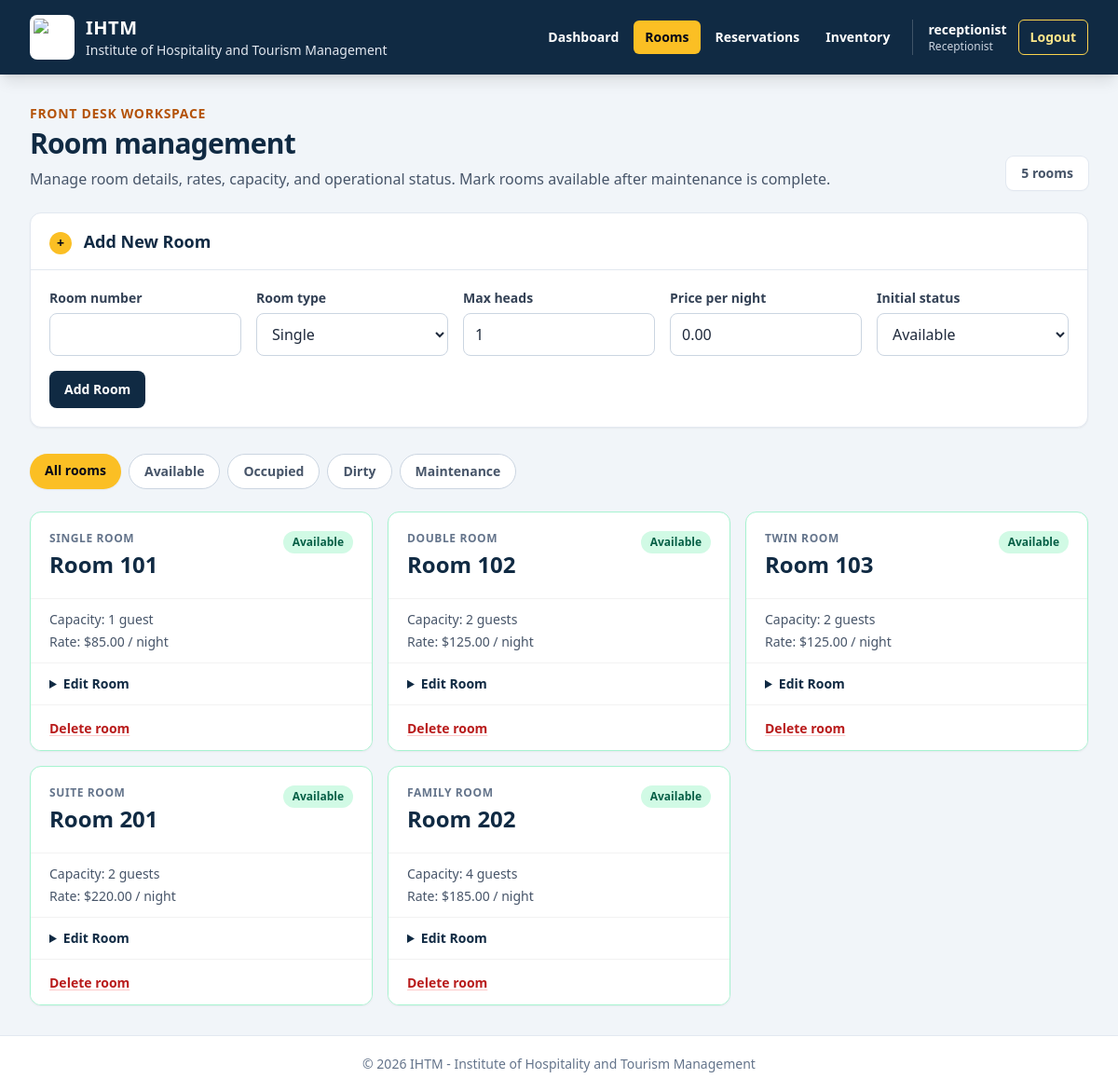
/rooms.php (signed in), run on the app's committed database.
### tables this page shows
CREATE TABLE IF NOT EXISTS rooms (
    id INT UNSIGNED NOT NULL AUTO_INCREMENT,
    room_number VARCHAR(20) NOT NULL,
    room_type ENUM('single', 'double', 'twin', 'deluxe', 'suite', 'family') NOT NULL,
    capacity INT UNSIGNED NOT NULL DEFAULT 1,
    nightly_rate DECIMAL(10, 2) NOT NULL DEFAULT 0.00,
    status ENUM('available', 'occupied', 'dirty', 'maintenance') NOT NULL DEFAULT 'available',
    created_at TIMESTAMP NOT NULL DEFAULT CURRENT_TIMESTAMP,
    PRIMARY KEY (id),
    UNIQUE KEY uq_rooms_room_number (room_number)
);

### rooms.php (the view, shortened to what this page needs)
<?php
require_once __DIR__ . '/includes/db.php';
$allowedFilters = array('all', 'available', 'occupied', 'dirty', 'maintenance');
$filter = isset($_GET['status']) && in_array($_GET['status'], $allowedFilters, true)
    ? $_GET['status']
    : 'all';
$roomTypes = array(
    'single' => 'Single',
    'double' => 'Double',
    'twin' => 'Twin',
    'deluxe' => 'Deluxe',
    'suite' => 'Suite',
    'family' => 'Family',
);
$roomStatuses = array(
    'available' => 'Available',
    'occupied' => 'Occupied',
    'dirty' => 'Dirty',
    'maintenance' => 'Maintenance',
);
$roomStatusClasses = array(
    'available' => 'border-emerald-200 bg-emerald-50',
    'occupied' => 'border-blue-200 bg-blue-50',
    'dirty' => 'border-amber-200 bg-amber-50',
    'maintenance' => 'border-slate-300 bg-slate-100',
);
$roomBadgeClasses = array(
    'available' => 'bg-emerald-100 text-emerald-800',
    'occupied' => 'bg-ihtm-navy text-white',
    'dirty' => 'bg-amber-100 text-amber-800',
    'maintenance' => 'bg-slate-200 text-slate-700',
);
try {
    if ($filter === 'all') {
        $statement = $pdo->query('SELECT id, room_number, room_type, capacity, nightly_rate, status FROM rooms ORDER BY room_number');
    } else {
        $statement = $pdo->prepare('SELECT id, room_number, room_type, capacity, nightly_rate, status FROM rooms WHERE status = :status ORDER BY room_number');
        $statement->execute(array('status' => $filter));
    }
    $rooms = $statement->fetchAll();
} catch (PDOException $exception) {
    error_log('IHTM room listing failed: ' . $exception->getMessage());
    http_response_code(500);
    exit('The room list could not load. Please check the database configuration and try again.');
}
require __DIR__ . '/includes/header.php';
?>
<section class="mb-6 flex flex-col gap-3 sm:flex-row sm:items-end sm:justify-between">
    <div>
        <p class="text-sm font-semibold uppercase tracking-wider text-amber-700">Front desk workspace</p>
        <h1 class="mt-1 text-3xl font-bold tracking-tight text-ihtm-navy">Room management</h1>
        <p class="mt-2 text-slate-600">Manage room details, rates, capacity, and operational status. Mark rooms available after maintenance is complete.</p>
    </div>
    <p class="rounded-lg bg-white px-4 py-2 text-sm font-semibold text-slate-600 shadow-sm ring-1 ring-slate-200"><?php echo count($rooms); ?> room<?php echo count($rooms) === 1 ? '' : 's'; ?></p>
</section>
<details class="mb-7 rounded-xl border border-slate-200 bg-white shadow-sm" open>
    <summary class="cursor-pointer list-none px-5 py-4 text-lg font-bold text-ihtm-navy marker:hidden">
        <span class="mr-2 inline-flex h-6 w-6 items-center justify-center rounded-full bg-amber-400 text-sm text-slate-950">+</span>
        Add New Room
    </summary>
    <form action="room_actions.php" method="post" class="border-t border-slate-200 px-5 py-5">
        <div class="grid gap-4 sm:grid-cols-2 lg:grid-cols-5">
            <div>
                <label for="new-room-number" class="mb-1.5 block text-sm font-semibold text-slate-700">Room number</label>
                <input id="new-room-number" name="room_number" type="text" required maxlength="20" class="w-full rounded-lg border border-slate-300 px-3 py-2.5 outline-none focus:border-amber-400 focus:ring-2 focus:ring-amber-100">
            </div>
            <div>
                <label for="new-room-type" class="mb-1.5 block text-sm font-semibold text-slate-700">Room type</label>
                <select id="new-room-type" name="room_type" required class="w-full rounded-lg border border-slate-300 bg-white px-3 py-2.5 outline-none focus:border-amber-400 focus:ring-2 focus:ring-amber-100">
                    <?php foreach ($roomTypes as $value => $label): ?><option value="<?php echo $value; ?>"><?php echo htmlspecialchars($label, ENT_QUOTES, 'UTF-8'); ?></option><?php endforeach; ?>
                </select>
            </div>
            <div>
                <label for="new-room-capacity" class="mb-1.5 block text-sm font-semibold text-slate-700">Max heads</label>
                <input id="new-room-capacity" name="capacity" type="number" required min="1" max="2147483647" value="1" class="w-full rounded-lg border border-slate-300 px-3 py-2.5 outline-none focus:border-amber-400 focus:ring-2 focus:ring-amber-100">
            </div>
            <div>
                <label for="new-room-rate" class="mb-1.5 block text-sm font-semibold text-slate-700">Price per night</label>
                <input id="new-room-rate" name="nightly_rate" type="number" required min="0" max="99999999.99" step="0.01" value="0.00" class="w-full rounded-lg border border-slate-300 px-3 py-2.5 outline-none focus:border-amber-400 focus:ring-2 focus:ring-amber-100">
            </div>
            <div>
                <label for="new-room-status" class="mb-1.5 block text-sm font-semibold text-slate-700">Initial status</label>
                <select id="new-room-status" name="status" required class="w-full rounded-lg border border-slate-300 bg-white px-3 py-2.5 outline-none focus:border-amber-400 focus:ring-2 focus:ring-amber-100">
                    <?php foreach ($roomStatuses as $value => $label): ?><option value="<?php echo $value; ?>"><?php echo htmlspecialchars($label, ENT_QUOTES, 'UTF-8'); ?></option><?php endforeach; ?>
                </select>
            </div>
        </div>
        <button type="submit" class="mt-4 rounded-lg bg-ihtm-navy px-4 py-2.5 text-sm font-semibold text-white transition hover:bg-ihtm-blue">Add Room</button>
    </form>
</details>
<section class="mb-6 flex flex-wrap gap-2" aria-label="Filter rooms by status">
    <?php foreach ($allowedFilters as $statusFilter): ?>
        <?php $filterLabel = $statusFilter === 'all' ? 'All rooms' : ucfirst($statusFilter); ?>
        <a href="rooms.php?status=<?php echo urlencode($statusFilter); ?>"
           class="rounded-full px-4 py-2 text-sm font-semibold transition <?php echo $filter === $statusFilter ? 'bg-amber-400 text-slate-950 shadow-sm' : 'border border-slate-300 bg-white text-slate-600 hover:border-amber-400 hover:text-ihtm-navy'; ?>"
           <?php echo $filter === $statusFilter ? 'aria-current="page"' : ''; ?>>
            <?php echo htmlspecialchars($filterLabel, ENT_QUOTES, 'UTF-8'); ?>
        </a>
    <?php endforeach; ?>
</section>
<?php if (!$rooms): ?>
    <section class="rounded-xl border border-slate-200 bg-white p-10 text-center shadow-sm">
        <h2 class="text-lg font-semibold text-ihtm-navy">No rooms found</h2>
        <p class="mt-2 text-sm text-slate-500">There are no rooms in this status category.</p>
    </section>
<?php else: ?>
    <section class="grid gap-4 sm:grid-cols-2 lg:grid-cols-3 xl:grid-cols-4" aria-label="Rooms">
        <?php foreach ($rooms as $room): ?>
            <?php
            $roomStatus = $room['status'];
            $cardClass = isset($roomStatusClasses[$roomStatus]) ? $roomStatusClasses[$roomStatus] : 'border-slate-200 bg-white';
            $badgeClass = isset($roomBadgeClasses[$roomStatus]) ? $roomBadgeClasses[$roomStatus] : 'bg-slate-100 text-slate-700';
            ?>
            <article class="overflow-hidden rounded-xl border bg-white shadow-sm <?php echo $cardClass; ?>">
                <div class="flex items-start justify-between gap-3 p-5">
                    <div>
                        <p class="text-xs font-semibold uppercase tracking-wider text-slate-500"><?php echo htmlspecialchars(isset($roomTypes[$room['room_type']]) ? $roomTypes[$room['room_type']] : ucfirst($room['room_type']), ENT_QUOTES, 'UTF-8'); ?> room</p>
                        <h2 class="mt-1 text-2xl font-bold text-ihtm-navy">Room <?php echo htmlspecialchars($room['room_number'], ENT_QUOTES, 'UTF-8'); ?></h2>
                    </div>
                    <span class="rounded-full px-2.5 py-1 text-xs font-semibold <?php echo $badgeClass; ?>"><?php echo htmlspecialchars(isset($roomStatuses[$roomStatus]) ? $roomStatuses[$roomStatus] : ucfirst($roomStatus), ENT_QUOTES, 'UTF-8'); ?></span>
                </div>
                <div class="space-y-1 border-t border-black/5 px-5 py-3 text-sm text-slate-600">
                    <p>Capacity: <?php echo (int) $room['capacity']; ?> guest<?php echo (int) $room['capacity'] === 1 ? '' : 's'; ?></p>
                    <p>Rate: $<?php echo number_format((float) $room['nightly_rate'], 2); ?> / night</p>
                </div>
                <details class="border-t border-black/5 bg-white/80">
                    <summary class="cursor-pointer px-5 py-3 text-sm font-semibold text-ihtm-navy hover:bg-slate-50">Edit Room</summary>
                </details>
                <form action="room_actions.php" method="post" class="border-t border-black/5 bg-white px-5 py-3" onsubmit="return confirm('Permanently delete this room? Rooms with reservation history cannot be deleted.');">
                    <button type="submit" class="text-sm font-semibold text-red-700 underline decoration-red-200 underline-offset-2 hover:text-red-900">Delete room</button>
                </form>
            </article>
        <?php endforeach; ?>
    </section>
<?php endif; ?>
<?php require __DIR__ . '/includes/footer.php'; ?>

### includes/header.php (shortened to what this page needs)
<?php
$currentPage = basename($_SERVER['PHP_SELF']);
$currentUsername = isset($_SESSION['username']) ? $_SESSION['username'] : 'Receptionist';
$currentRole = isset($_SESSION['role']) ? ucfirst($_SESSION['role']) : 'Receptionist';
function nav_link_class($page, $currentPage)
{
    $base = 'rounded-md px-3 py-2 text-sm font-semibold transition-colors';
    $activePage = in_array($currentPage, array('new_reservation.php', 'invoice.php'), true)
        ? 'reservations.php'
        : ($currentPage === 'process_staff.php' ? 'staff.php' : $currentPage);
    return $page === $activePage
        ? $base . ' bg-amber-400 text-slate-950'
        : $base . ' text-white hover:bg-amber-400 hover:text-slate-950';
}
?>
<!doctype html>
<html lang="en">
<head>
    <script src="https://cdn.tailwindcss.com"></script>
</head>
<body class="min-h-screen bg-slate-100 text-slate-800 antialiased">
<header class="bg-ihtm-navy text-white shadow-lg">
    <div class="mx-auto flex max-w-7xl flex-col gap-4 px-4 py-4 sm:px-6 lg:flex-row lg:items-center lg:justify-between lg:px-8">
        <a href="dashboard.php" class="flex items-center gap-3" aria-label="IHTM dashboard">
            <img src="assets/images/ihtm.png" alt="IHTM logo" class="h-12 w-12 rounded-lg bg-white object-contain p-1">
            <span>
                <span class="block text-xl font-bold tracking-wide">IHTM</span>
                <span class="block text-xs text-slate-200 sm:text-sm">Institute of Hospitality and Tourism Management</span>
            </span>
        </a>
        <div class="flex flex-col gap-3 sm:flex-row sm:items-center sm:justify-between lg:justify-end">
            <nav aria-label="Main navigation" class="flex flex-wrap items-center gap-1">
                <a href="dashboard.php" class="<?php echo nav_link_class('dashboard.php', $currentPage); ?>">Dashboard</a>
                <a href="rooms.php" class="<?php echo nav_link_class('rooms.php', $currentPage); ?>">Rooms</a>
                <a href="reservations.php" class="<?php echo nav_link_class('reservations.php', $currentPage); ?>">Reservations</a>
                <a href="inventory.php" class="<?php echo nav_link_class('inventory.php', $currentPage); ?>">Inventory</a>
            </nav>
            <div class="flex items-center justify-between gap-3 border-t border-white/20 pt-3 sm:border-l sm:border-t-0 sm:pl-4 sm:pt-0">
                <span class="text-sm">
                    <span class="block font-semibold"><?php echo htmlspecialchars($currentUsername, ENT_QUOTES, 'UTF-8'); ?></span>
                    <span class="block text-xs text-slate-300"><?php echo htmlspecialchars($currentRole, ENT_QUOTES, 'UTF-8'); ?></span>
                </span>
                <form action="logout.php" method="post">
                    <button type="submit" class="rounded-md border border-amber-300 px-3 py-2 text-sm font-semibold text-amber-200 transition hover:bg-amber-400 hover:text-slate-950">Logout</button>
                </form>
            </div>
        </div>
    </div>
</header>
<main class="mx-auto min-h-[calc(100vh-10rem)] max-w-7xl px-4 py-8 sm:px-6 lg:px-8">

### includes/footer.php
</main>
<footer class="border-t border-slate-200 bg-white">
    <div class="mx-auto max-w-7xl px-4 py-5 text-center text-sm text-slate-500 sm:px-6 lg:px-8">
        &copy; <?php echo date('Y');                 if (isset($_SERVER['SCRIPT_FILENAME']) && realpath($_SERVER['SCRIPT_FILENAME']) === realpath(__FILE__)) {
            http_response_code(404);
            exit;
        }
        ?> IHTM - Institute of Hospitality and Tourism Management
    </div>
</footer>
</body>
</html>

### data on the page
rooms: room_type "SINGLE", room_number "101", status "Available", capacity "1", nightly_rate "85.00"
rooms: room_type "DOUBLE", room_number "102", status "Available", capacity "2", nightly_rate "125.00"
rooms: room_type "TWIN", room_number "103", status "Available", capacity "2", nightly_rate "125.00"
rooms: room_type "SUITE", room_number "201", status "Available", capacity "2", nightly_rate "220.00"
rooms: room_type "FAMILY", room_number "202", status "Available", capacity "4", nightly_rate "185.00"

### other printed values
$currentUsername "receptionist"
$currentRole "Receptionist"
count($rooms) "5"
$filterLabel "All rooms"
$filterLabel "Available"
$filterLabel "Occupied"
$filterLabel "Dirty"
$filterLabel "Maintenance"
form field room_type "Single"
form field status "Available"
